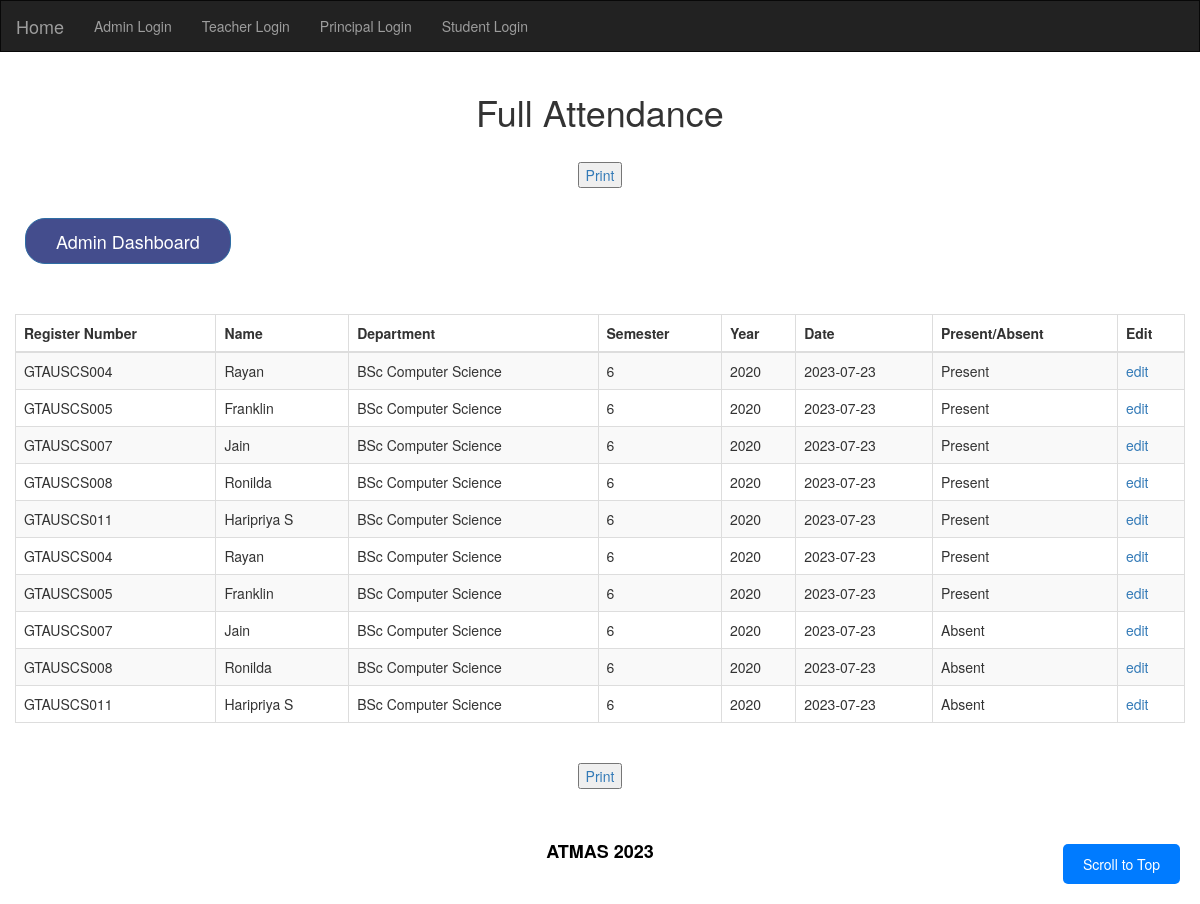
The app's page /viewattendanceadminfull.php (signed in) with its own data.
### tables this page shows
CREATE TABLE `attendance_taken` (
  `id` int(11) NOT NULL,
  `reg_number` varchar(20) NOT NULL,
  `name` varchar(20) NOT NULL,
  `date` date NOT NULL,
  `attendance` varchar(20) NOT NULL,
  `department` varchar(50) NOT NULL,
  `semester` varchar(20) NOT NULL,
  `year` varchar(20) NOT NULL,
  `teacher_pen` varchar(20) NOT NULL,
  `hour` varchar(10) NOT NULL
);

### viewattendanceadminfull.php (the view, shortened to what this page needs)
<?php
 if(!isset($_SESSION['name'])) {
    header("location: login.php");
    }
 else {
?>
<?php include("header.php");?>
<?php
$con = mysqli_connect('localhost','root','','attendance');
 ?>
 <div class="container-fluid">
          <h1 class="h1_index text-center">Full Attendance</h1>
          <br>
   <center>
  <a href="admin_attf_print.php" target="_blank">
<input type="button" class="" value="Print">
</a>
</center>
   <br>		    <a class="a_color" href="admin.php"><button type="button" class="btn btn-primary btn-lg">Admin Dashboard</button></a>
		   <br>
<br><br>
		<table class="table table-striped table-bordered">
   <thead>
      <tr>
        <th>Register Number</th>
        <th>Name</th>
        <th>Department</th>
        <th>Semester</th>
        <th>Year</th>
		<th>Date</th>
		<th>Present/Absent</th>
      <th>Edit</th>
      </tr>
    </thead>
    <tbody>
 <?php
$sql="SELECT * FROM `attendance_taken` ORDER BY id ASC";
$record = mysqli_query($con,$sql);
while($post=mysqli_fetch_assoc($record)) {
   ?>
      <tr>
        <td><?php echo $post['reg_number']; ?></td>
        <td><?php echo $post['name']; ?></td>
        <td><?php echo $post['department']; ?></td>
        <td><?php echo $post['semester']; ?></td>
        <td><?php echo $post['year']; ?></td>
		<td><?php echo $post['date']; ?></td>
		<td><?php
      $status = $post['attendance'];
      if ($status == 1) {
         echo "Present";
     } elseif ($status == 0) {
         echo "Absent";
     } else {
         echo "No Data";
     }
      ?></td>
      <td><a href="admineditattendence.php?edit=<?php echo $post['id']; ?>">edit</a></td>
	   </tr>
<?php } ?>
     </tbody>
    </table>
	</div>
   <br>
   <center>
  <a href="admin_attf_print.php" target="_blank">
<input type="button" class="" value="Print">
</a>
</center>
   <br>
<?php include("footer.php"); ?>
 <?php } ?>
<button id="scroll-to-top-button">Scroll to Top</button>

### header.php (shortened to what this page needs)
<!DOCTYPE html>
<html lang="en">
<head>
  <link rel="stylesheet" href="assets/bootstrap.min.css">
  <link rel="stylesheet" href="assets/main.css">
  <link rel="stylesheet" href="assets/fontawesome.css">
</head>
<body>
<nav class="navbar navbar-inverse">
  <div class="container-fluid">
    <div class="navbar-header">
      <a class="navbar-brand" href="index.php">Home</a>
    </div>
    <div class="collapse navbar-collapse" id="myNavbar">
      <ul class="nav navbar-nav">
        <li><a href="login.php">Admin Login</a></li>
        <li><a href="teacher_login.php">Teacher Login</a></li>
        <li><a href="principal_login.php">Principal Login</a></li>
        <li><a href="student_login.php">Student Login</a></li>
      </ul>
    </div>
  </div>
</nav>

### footer.php (shortened to what this page needs)
<footer>
  <div class="container">
      <div class="footer-box">
        <b><p>ATMAS <?php echo date("Y"); ?></p></b>
		</div>
  </div>
</footer>
</body>
</html>

### assets/main.css (style rules this page uses)
.btn-primary { color: #fff; background-color: #444d8d; }
.btn-lg { padding: 10px 30px; font-size: 18px; line-height: 1.3333333; border-radius: 2rem; margin: 1rem; }
.a_color { color: #fff; }
.container { width: 94%; margin: auto; }
footer { background: #ffffff; text-align: center; padding: 30px 0; clear: both; }
footer .footer-box { width: 33.3333%; margin: auto; }
footer .footer-box p { color: #000000; font-size: 18px; }

### viewattendanceadminfull.php (style rules this page uses)
#scroll-to-top-button { position: fixed; bottom: 20px; right: 20px; z-index: 999; padding: 10px 20px; background-color: #007bff; color: #fff; border: none; border-radius: 5px; cursor: pointer; }

### records on screen
attendance_taken: reg_number "GTAUSCS004", name "Rayan", department "BSc Computer Science", semester "6", year "2020", date "2023-07-23", attendance "Present"
attendance_taken: reg_number "GTAUSCS005", name "Franklin", department "BSc Computer Science", semester "6", year "2020", date "2023-07-23", attendance "Present"
attendance_taken: reg_number "GTAUSCS007", name "Jain", department "BSc Computer Science", semester "6", year "2020", date "2023-07-23", attendance "Present"
attendance_taken: reg_number "GTAUSCS008", name "Ronilda", department "BSc Computer Science", semester "6", year "2020", date "2023-07-23", attendance "Present"
attendance_taken: reg_number "GTAUSCS011", name "Haripriya S", department "BSc Computer Science", semester "6", year "2020", date "2023-07-23", attendance "Present"
attendance_taken: reg_number "GTAUSCS004", name "Rayan", department "BSc Computer Science", semester "6", year "2020", date "2023-07-23", attendance "Present"
attendance_taken: reg_number "GTAUSCS005", name "Franklin", department "BSc Computer Science", semester "6", year "2020", date "2023-07-23", attendance "Present"
attendance_taken: reg_number "GTAUSCS007", name "Jain", department "BSc Computer Science", semester "6", year "2020", date "2023-07-23", attendance "Absent"
attendance_taken: reg_number "GTAUSCS008", name "Ronilda", department "BSc Computer Science", semester "6", year "2020", date "2023-07-23", attendance "Absent"
attendance_taken: reg_number "GTAUSCS011", name "Haripriya S", department "BSc Computer Science", semester "6", year "2020", date "2023-07-23", attendance "Absent"
